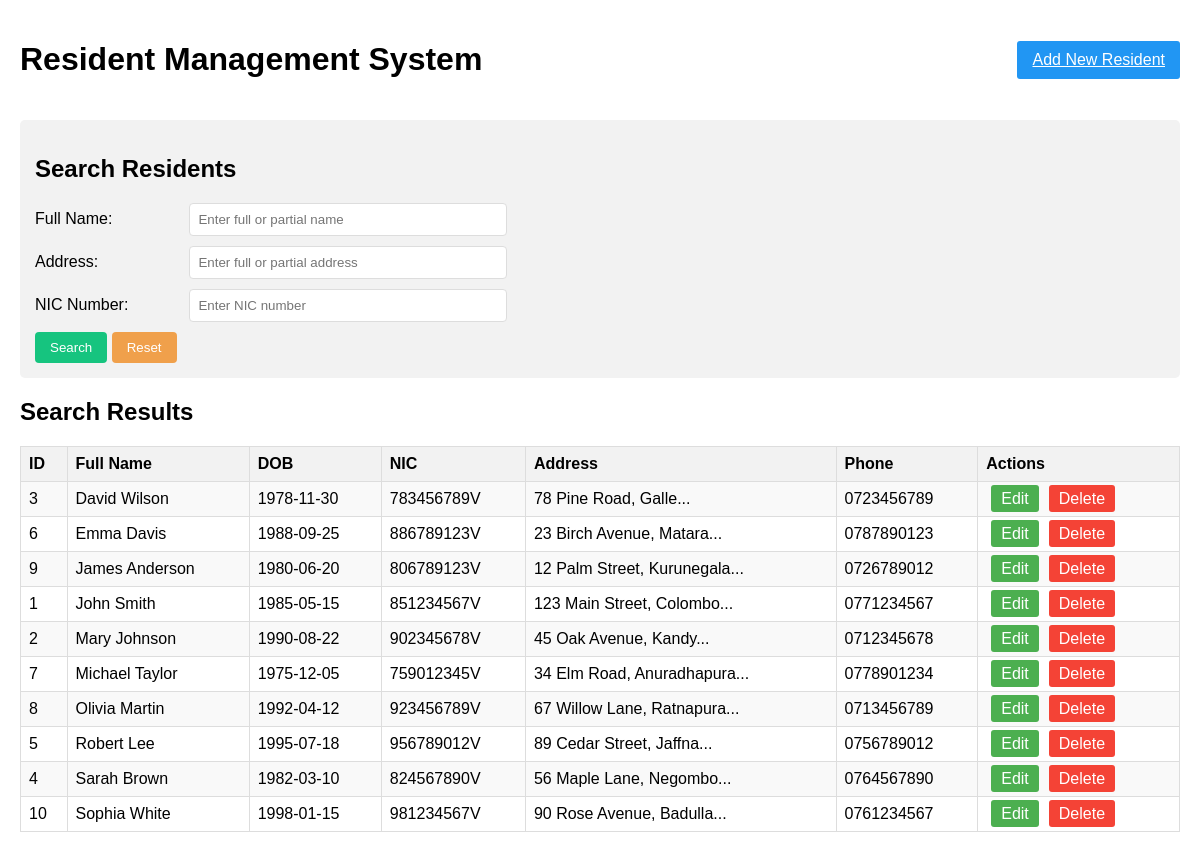
The page / on the database its author committed.
### tables this page shows
CREATE TABLE IF NOT EXISTS residents (
                                         id INT AUTO_INCREMENT PRIMARY KEY,
                                         full_name VARCHAR(100) NOT NULL,
    dob DATE NOT NULL,
    nic VARCHAR(12) UNIQUE NOT NULL,
    address TEXT NOT NULL,
    phone VARCHAR(15) NOT NULL,
    email VARCHAR(100) NOT NULL,
    occupation VARCHAR(50) NULL,
    gender ENUM('Male', 'Female', 'Other') NOT NULL,
    registered_date TIMESTAMP DEFAULT CURRENT_TIMESTAMP
    );

### index.php (the view, shortened to what this page needs)
<?php include 'config.php'; ?>
    <!DOCTYPE html>
    <html lang="en">
    <head>
    </head>
    <body>
    <div class="container">
        <div class="header">
            <h1>Resident Management System</h1>
            <a href="add_resident.php" class="add-btn">Add New Resident</a>
        </div>
        <div class="search-form">
            <h2>Search Residents</h2>
            <form method="GET" action="">
                <div class="form-group">
                    <label for="search_name">Full Name:</label>
                    <input type="text" id="search_name" name="search_name" placeholder="Enter full or partial name">
                </div>
                <div class="form-group">
                    <label for="search_address">Address:</label>
                    <input type="text" id="search_address" name="search_address" placeholder="Enter full or partial address">
                </div>
                <div class="form-group">
                    <label for="search_nic">NIC Number:</label>
                    <input type="text" id="search_nic" name="search_nic" placeholder="Enter NIC number">
                </div>
                <button class="btn-submit" type="submit">Search</button>
                <button class="btn-reset" type="button" onclick="window.location.href='index.php'">Reset</button>
            </form>
        </div>
        <?php
        $sql = "SELECT * FROM residents WHERE 1=1";
        $sql .= " ORDER BY full_name";
        $result = $conn->query($sql);
        if ($result->num_rows > 0) {
            echo "<h2>Search Results</h2>";
            echo "<table>";
            echo "<tr><th>ID</th><th>Full Name</th><th>DOB</th><th>NIC</th><th>Address</th><th>Phone</th><th>Actions</th></tr>";
            while($row = $result->fetch_assoc()) {
                echo "<tr>";
                echo "<td>" . $row['id'] . "</td>";
                echo "<td>" . htmlspecialchars($row['full_name']) . "</td>";
                echo "<td>" . $row['dob'] . "</td>";
                echo "<td>" . htmlspecialchars($row['nic']) . "</td>";
                echo "<td>" . htmlspecialchars(substr($row['address'], 0, 30)) . "...</td>";
                echo "<td>" . htmlspecialchars($row['phone']) . "</td>";
                echo "<td>";
                echo "<a href='edit_resident.php?id=" . $row['id'] . "' class='action-btn edit-btn'>Edit</a>";
                echo "<a href='delete_resident.php?id=" . $row['id'] . "' class='action-btn delete-btn'>Delete</a>";
                echo "</td>";
                echo "</tr>";
            }
            echo "</table>";
        } else {
            echo "<p>No residents found matching your criteria.</p>";
        }
        ?>
    </div>
    </body>
    </html>

### index.php (style rules this page uses)
body { font-family: Arial, sans-serif; margin: 20px; }
.container { max-width: 1200px; margin: 0 auto; }
.header { display: flex; justify-content: space-between; align-items: center; margin-bottom: 20px; }
table { width: 100%; border-collapse: collapse; margin-top: 20px; }
th, td { border: 1px solid #ddd; padding: 8px; text-align: left; }
th { background-color: #f2f2f2; }
tr:nth-child(even) { background-color: #f9f9f9; }
.action-btn { padding: 5px 10px; margin: 0 5px; text-decoration: none; border-radius: 3px; }
.edit-btn { background-color: #4CAF50; color: white; }
.delete-btn { background-color: #f44336; color: white; }
.add-btn { background-color: #2196F3; color: white; padding: 10px 15px; border-radius: 3px; }
.search-form { margin-bottom: 20px; background: #f2f2f2; padding: 15px; border-radius: 5px; }
.form-group { margin-bottom: 10px; }
label { display: inline-block; width: 150px; }
input[type="text"], input[type="date"], input[type="email"], input[type="tel"], select, textarea { padding: 8px; width: 300px; border: 1px solid #ddd; border-radius: 4px; }
button { padding: 8px 15px; background-color: #16C47F; color: white; border: none; border-radius: 4px; cursor: pointer; }
.btn-reset { background-color: #F0A04B; }

### rows shown on the page
residents: id "3", full_name "David Wilson", dob "1978-11-30", nic "783456789V", address "78 Pine Road, Galle", phone "0723456789"
residents: id "6", full_name "Emma Davis", dob "1988-09-25", nic "886789123V", address "23 Birch Avenue, Matara", phone "0787890123"
residents: id "9", full_name "James Anderson", dob "1980-06-20", nic "806789123V", address "12 Palm Street, Kurunegala", phone "0726789012"
residents: id "1", full_name "John Smith", dob "1985-05-15", nic "851234567V", address "123 Main Street, Colombo", phone "0771234567"
residents: id "2", full_name "Mary Johnson", dob "1990-08-22", nic "902345678V", address "45 Oak Avenue, Kandy", phone "0712345678"
residents: id "7", full_name "Michael Taylor", dob "1975-12-05", nic "759012345V", address "34 Elm Road, Anuradhapura", phone "0778901234"
residents: id "8", full_name "Olivia Martin", dob "1992-04-12", nic "923456789V", address "67 Willow Lane, Ratnapura", phone "0713456789"
residents: id "5", full_name "Robert Lee", dob "1995-07-18", nic "956789012V", address "89 Cedar Street, Jaffna", phone "0756789012"
residents: id "4", full_name "Sarah Brown", dob "1982-03-10", nic "824567890V", address "56 Maple Lane, Negombo", phone "0764567890"
residents: id "10", full_name "Sophia White", dob "1998-01-15", nic "981234567V", address "90 Rose Avenue, Badulla", phone "0761234567"
